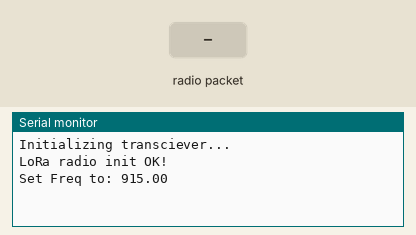
A program run on a simulated Arduino Uno, built with avr-gcc and run on an emulated ATmega328P. On the bench: the last lines printed to the serial monitor. Inputs (shaded band) come from the test bench. No radio packets arrive unless stated.

Above: at 2.3 s.
2.4 s: radio packet "1" arrives
At 3.1 s:
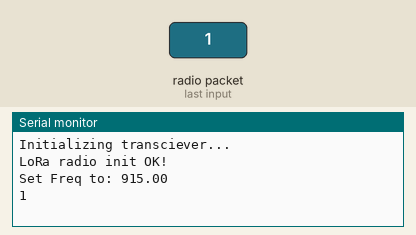
3.9 s: radio packet "0" arrives
At 4.2 s:
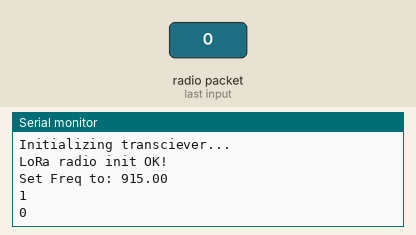
5.4 s: radio packet "2" arrives
At 6.6 s:
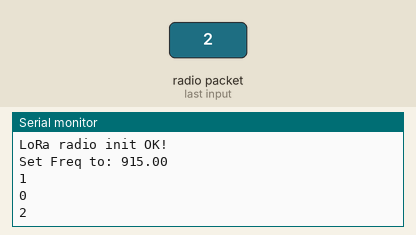

Measured:
- after the input at 2.4 s, the serial monitor: prints a new line at once (image 1)
- after the input at 3.9 s, the serial monitor: prints a new line at once (image 2)
- after the input at 5.4 s, the serial monitor: prints a new line at once (image 3)

The program:

main.cpp
```cpp
#include <Arduino.h>

#include <SPI.h>
#include <RH_RF95.h>

#include <Wire.h>
#include <SoftwareSerial.h>

// ===== RFM95 =====
// frequency
#define RF95_FREQ 915.0
// pins
#define RFM95_CS 4
#define RFM95_RST 2
#define RFM95_INT 3
// singleton instance of the radio driver
RH_RF95 rf95 (RFM95_CS, RFM95_INT);

void setup() {
    // put your setup code here, to run once:

    pinMode(RFM95_RST, OUTPUT);
	digitalWrite(RFM95_RST, HIGH);

	Serial.begin(9600);

    delay(1000);

    Serial.println(F("Initializing transciever..."));

	// wait for Serial to respond
	while(!Serial) {
		delay(1);
	}

	delay(100);

	// digital reset of transciever
	digitalWrite(RFM95_RST, LOW);
	delay(10);
	digitalWrite(RFM95_RST, HIGH);
	delay(10);

	// initialize transciever
	while( !rf95.init() ) {
		Serial.println(F("LoRa radio init failed!"));
	}
	Serial.println(F("LoRa radio init OK!"));

	// set frequency
	if ( !rf95.setFrequency(RF95_FREQ) ) {
		Serial.println(F("setFrequency failed"));
		while(1);
	}

	Serial.print(F("Set Freq to: "));
	Serial.println(RF95_FREQ);

	// set transmission power -- max!
	rf95.setTxPower(23, false);
}

void loop() {
    // put your main code here, to run repeatedly:
    if( rf95.available() ) {
		uint8_t buf[RH_RF95_MAX_MESSAGE_LEN];
   		uint8_t len = sizeof(buf);

		if( rf95.recv(buf, &len) ) {

			//RH_RF95::printBuffer("Received: ", buf, len);
			//Serial.print(F("Got: "));
      		Serial.println((char*)buf);

			//char * recieved;
			//recieved = (char*)buf;


			/*if ( m + 1 != MESSAGE_LENGTH ) {
				Serial.print(F("Data chunk is not of valid length! It has a length of "));
				Serial.println( (m+1) );
			} else {
				bool recievedExists = true;
				for(int a = 0; a < EEPROM.length(); a += MESSAGE_LENGTH) {
					bool chunkFound = true;
					for(int c = 0; c < MESSAGE_LENGTH; c++) {
						if (EEPROM.read(a + c) != recieved[c]) {
							chunkFound = false;
							break;
						}
					}
					if(!chunkFound) {
						recievedExists = false;
						break;
					}
				}

				if (!recievedExists) {
					for(int i = 0; i < MESSAGE_LENGTH; i++) {
						EEPROM.write(addr, recieved[i]);
						addr++;
						if ( addr >= EEPROM.length() ) {
							addr = startAddr;
						}
					}
					Serial.print(F("Wrote message: "));
					Serial.println(recieved);
				} else {
					Serial.println(F("This data chunk already exists... not gonna write it!"));
				}
			}*/
		}
	}
}
```
